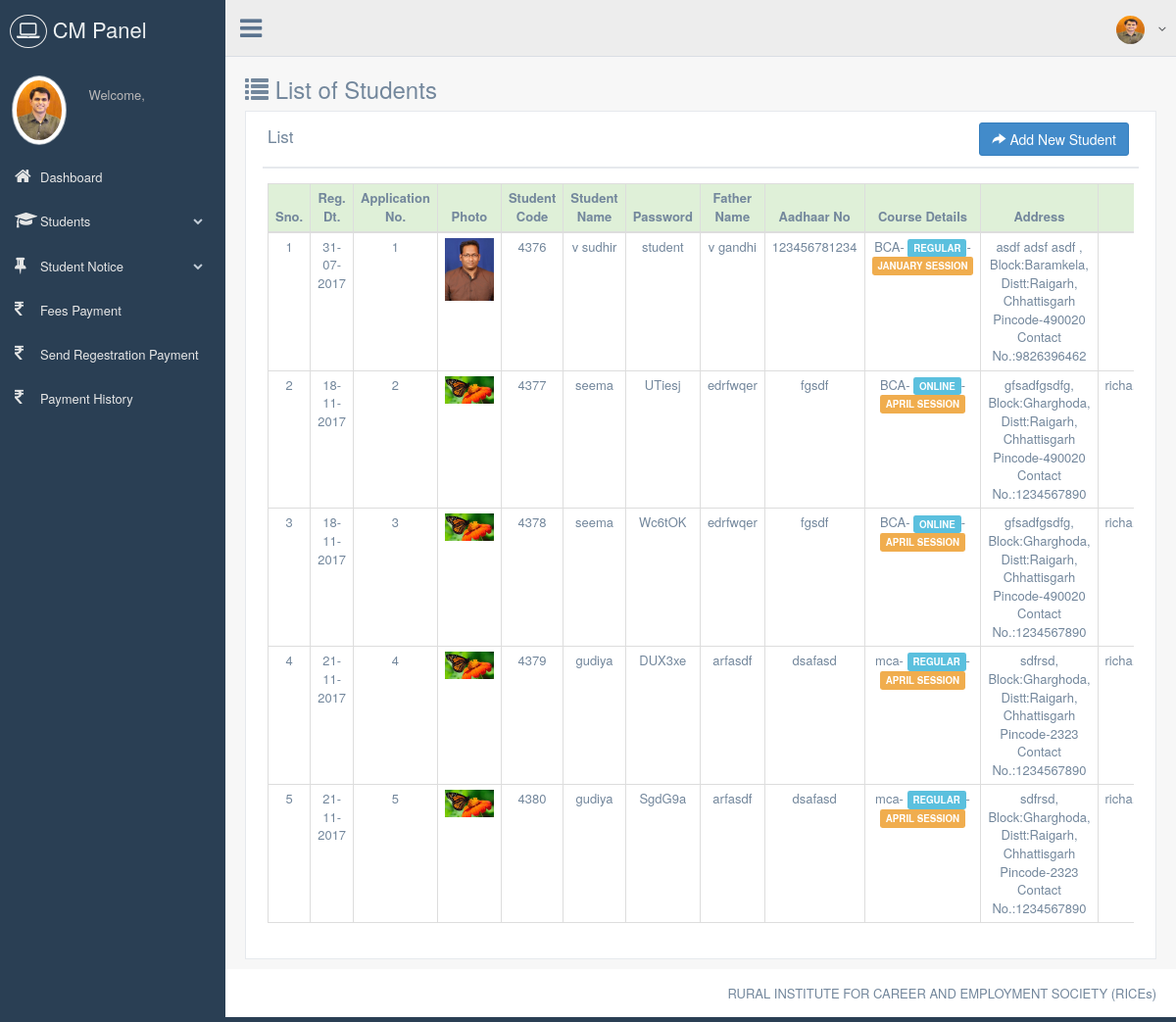
Before: /cmpanel/students/index.php (signed in) with the older database file.
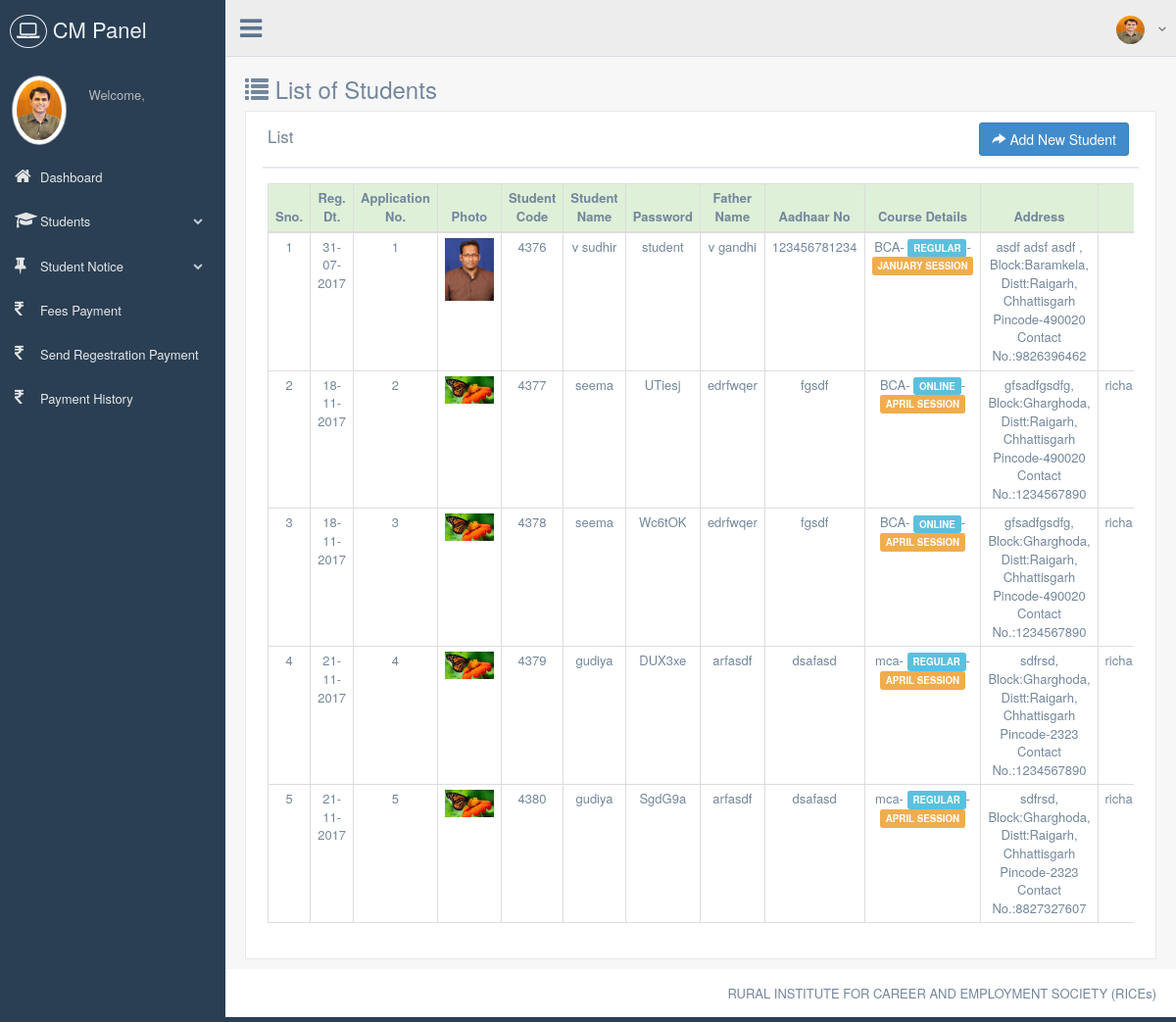
After: the same page with the newer database file.
### tables this page shows
CREATE TABLE `student_master` (
  `Student_Id` int(11) NOT NULL,
  `Reg_Date` date NOT NULL,
  `Application_No` int(11) NOT NULL,
  `Student_Code` int(11) NOT NULL,
  `Password` varchar(50) NOT NULL,
  `Student_Name` varchar(75) NOT NULL,
  `DOB` date NOT NULL,
  `Gender` tinyint(4) NOT NULL,
  `Father_Name` varchar(75) NOT NULL,
  `Mother_Name` varchar(75) NOT NULL,
  `Religion` varchar(10) NOT NULL,
  `Caste` varchar(10) NOT NULL,
  `Phisical_Status` tinyint(4) NOT NULL,
  `Aadhaar_No` varchar(15) NOT NULL,
  `Education` varchar(15) NOT NULL,
  `Course_Id` smallint(6) NOT NULL,
  `Mode` varchar(15) NOT NULL,
  `Session` varchar(15) NOT NULL,
  `About_Fee_Deposite` text NOT NULL,
  `Block_Id` int(11) NOT NULL,
  `Address` varchar(300) NOT NULL,
  `Pincode` varchar(15) NOT NULL,
  `Contact_No` varchar(15) NOT NULL,
  `Email` varchar(50) NOT NULL,
  `Bank_Name` varchar(75) NOT NULL,
  `Acc_holder_name` varchar(100) NOT NULL,
  `Account_No` varchar(30) NOT NULL,
  `Bank_Address` varchar(300) NOT NULL,
  `IFSC_Code` varchar(20) NOT NULL,
  `Photo` varchar(75) NOT NULL,
  `Signature` varchar(75) NOT NULL,
  `Gaurdian_Signature` varchar(75) NOT NULL,
  `CM_Id` smallint(6) NOT NULL,
  `Reference` varchar(75) NOT NULL,
  `Registration_No` int(11) NOT NULL,
  `Entry_No` int(11) NOT NULL,
  `Approval_Status` tinyint(4) NOT NULL,
  `Status` tinyint(4) NOT NULL,
  `Payment_Status` int(11) NOT NULL COMMENT '//1 for paid '
);

CREATE TABLE `course_master` (
  `Course_Id` smallint(6) NOT NULL,
  `Course_Name` varchar(50) NOT NULL,
  `Application_Fee` int(11) NOT NULL,
  `Learning_Fee` int(11) NOT NULL,
  `Registration_Fee` int(11) NOT NULL,
  `Exam_Fee` int(11) NOT NULL
);

CREATE TABLE `block_master` (
  `Block_Id` int(11) NOT NULL,
  `Block_Name` varchar(50) NOT NULL,
  `District_Id` smallint(6) NOT NULL
);

CREATE TABLE `district_master` (
  `District_Id` smallint(6) NOT NULL,
  `State_Id` tinyint(4) NOT NULL,
  `District_Name` varchar(100) NOT NULL
);

CREATE TABLE `state_master` (
  `State_Id` tinyint(4) NOT NULL,
  `State_Name` varchar(100) NOT NULL
);

### libraries/classes/DBConn.php (called while the page is built, shortened)
<?php
class DBConn  extends Conn {
	 function ExecuteQuery($userQuery)
	{
		$result= mysql_query($userQuery);
                $num_fields = mysql_num_fields($result);
				$obj = array();
				$x=1;
				while($row=mysql_fetch_array($result)){
				  for($j=0;$j<$num_fields;$j++){
					 $name = mysql_field_name($result, $j);
					 $obj[$x][$name]=$row[$name];
					}
					$x++;
					}
     return $obj;
	}
}
?>

### cmpanel/students/index.php (the view, shortened to what this page needs)
<?php
require_once(PATH_LIBRARIES.'/classes/DBConn.php');
include(PATH_CM_INCLUDE.'/header.php');
$getstudent=$db->ExecuteQuery("SELECT Student_Id, DATE_FORMAT(Reg_Date,'%d-%m-%Y') AS Reg_Date, Application_No, Student_Code, Student_Name, Password,  Father_Name, Aadhaar_No, Course_Name, Mode, Session, Address, Block_Name, District_Name, State_Name, Pincode, Contact_No, Email, Bank_Name, Account_No, Bank_Address, IFSC_Code, Photo, Signature, Gaurdian_Signature, CASE WHEN Approval_Status=0 THEN 'Pending' WHEN Approval_Status=1 THEN 'Approved' WHEN Approval_Status=2 THEN 'Cancelled' END Approval_Status
FROM student_master st
LEFT JOIN course_master c ON st.Course_Id = c.Course_Id
LEFT JOIN block_master b ON st.Block_Id = b.Block_Id
LEFT JOIN district_master d ON b.District_Id = d.District_Id
LEFT JOIN state_master s ON d.State_Id = s.State_Id
WHERE CM_Id =".$_SESSION['cmid']);
?>
<div>
  <div class="page-title">
    <div class="title_left">
      <h3><i class="glyphicon glyphicon-list"></i> List of Students</h3>
    </div>
  </div>
  <div class="row">
    <div class="col-md-12 col-sm-12 col-xs-12">
      <div class="x_panel">
        <div class="x_title">
          <h2>List</h2>
          <ul class="nav navbar-right panel_toolbox">
            <li>
              <span><a class="btn btn-primary" href="add_student.php"><i class="glyphicon glyphicon-share-alt"></i> Add New Student</a></span>
            </li>
          </ul>
          <div class="clearfix"></div>
        </div>
        <div class="x_content">
        	<div class="table-responsive" style="overflow: auto;">
            	<table class="table table-hover table-bordered table-condensed" style="width:1500px;">
                  <thead>
                    <tr class="success">
                      <th>Sno.</th>
                      <th width="90">Reg. Dt.</th>
                      <th>Application No.</th>
                      <th>Photo</th>
                      <th>Student Code</th>
                      <th width="100">Student Name</th>
                      <th>Password</th>
                      <th width="100">Father Name</th>
                      <th>Aadhaar No</th>
                      <th width="100">Course Details</th>
                      <th>Address</th>
                      <th>Email</th>
                    </tr>
                  </thead>
                  <tbody>
                    <?php
                        $i=1;
                        foreach($getstudent as $getstudentVal){ ?>
                    <tr>
                      <td><?php echo $i;?></td>
                      <td><?php echo $getstudentVal['Reg_Date']; ?></td>
                      <td><?php echo $getstudentVal['Application_No']; ?></td>
                      <td><img width="50px;" src="<?php echo PATH_DATA_IMAGE ?>/student/thumb/<?php echo $getstudentVal['Photo'];?>" alt="" /></td>
                      <td><?php echo $getstudentVal['Student_Code'];?></td>
                      <td><?php echo $getstudentVal['Student_Name'];?></td>
                      <td><?php echo $getstudentVal['Password'];?></td>
                      <td><?php echo $getstudentVal['Father_Name'];?></td>
                      <td><?php echo $getstudentVal['Aadhaar_No'];?></td>
                      <td><?php echo $getstudentVal['Course_Name'].'- <span class="label label-info">'.strtoupper($getstudentVal['Mode']).'</span>- <span class="label label-warning">'.strtoupper($getstudentVal['Session']).' SESSION</span>';?></td>
                      <td><?php echo $getstudentVal['Address'].', Block:'.$getstudentVal['Block_Name'].', Distt:'.$getstudentVal['District_Name'].', '.$getstudentVal['State_Name'].' Pincode-'.$getstudentVal['Pincode'];?><br />Contact No.:<?php echo $getstudentVal['Contact_No'] ?></td>
                      <td><?php echo $getstudentVal['Email'];?></td>
                    </tr>
                    <?php $i++;} ?>
                  </tbody>
                </table>
            </div>
        </div>
      </div>
    </div>
  </div>
</div>
<?php require_once(PATH_CM_INCLUDE.'/footer.php'); ?>

Changed rows visible on the page:
changed student_master "SgdG9a": Contact_No "1234567890" → "8827327607"
